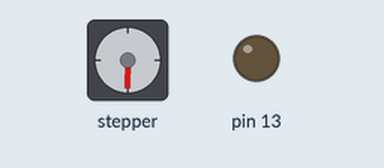
Recording of a sketch running on a simulated Arduino Nano, built with avr-gcc and run on an emulated ATmega328P. Shown: stepper motor, output pins drawn as LEDs (lit = HIGH). Stepper angles assume 200 steps per turn; pins used as bus, display or sensor lines are not drawn.

Above: at 38.8 s.
Timing chart, 0 to 40.0 s (numbered marks = the images above):
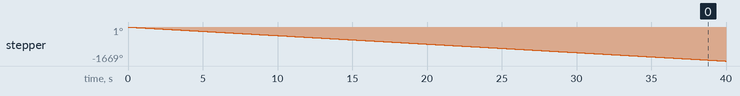

The sketch:

CamSliderV2.ino
```cpp
#include <AccelStepper.h>
#include <SoftwareSerial.h>

#define STEPPER_ENABLE_PIN 8

const int ACCELARATION = 500;  // التسارع
const float MAX_SPEED = 750;

const int yRev = 1700;
const int zRev = 609;

String blValue;

// This is for Nano
AccelStepper yaxis(AccelStepper::DRIVER, 6, 3);
AccelStepper zaxis(AccelStepper::DRIVER, 7, 4);

enum zMovement_enum : int {
  idleZ = 0,
  up = 1,
  down = 2
};
enum yMovement_enum : int {
  idleY = 0,
  rotateLeft = 1,
  rotateRight = 2
};
enum xMovement_enum : int {
  idleX = 0,
  left = 1,
  right = 2
};

struct PacketData {
  xMovement_enum xAxisValue;
  yMovement_enum yAxisValue;
  zMovement_enum zAxisValue;
  int speed;
};

PacketData data;

void setup() {

  pinMode(13, OUTPUT);
  pinMode(STEPPER_ENABLE_PIN, OUTPUT);
  digitalWrite(STEPPER_ENABLE_PIN, HIGH);

  yaxis.setMaxSpeed(MAX_SPEED);
  yaxis.setSpeed(MAX_SPEED / 2);
  yaxis.setAcceleration(ACCELARATION);

  zaxis.setMaxSpeed(MAX_SPEED);
  zaxis.setSpeed(MAX_SPEED / 2);
  zaxis.setAcceleration(ACCELARATION);

  digitalWrite(STEPPER_ENABLE_PIN, LOW);

  Serial.begin(38400);
}

void loop() {

  if (Serial.available() > 0) {
    blValue = Serial.readStringUntil('\n');
    sscanf(blValue.c_str(), "%d,%d,%d,%d",
           &data.xAxisValue,
           &data.yAxisValue,
           &data.zAxisValue,
           &data.speed);

    if (data.zAxisValue == idleZ) {
      zaxis.setSpeed(0);
    } else if (data.zAxisValue == up) {
      zaxis.setSpeed(data.speed);
    } else if (data.zAxisValue == down) {
      zaxis.setSpeed(-data.speed);
    }
  }

  zaxis.runSpeed();
}

bool readStringUntil(String& input, char until_c) {
  while (Serial.available()) {
    char c = Serial.read();
    input += c;
    if (c == until_c) {
      return true;
    }
  }
  return false;
}

void move(long x, long y, long z) {
  // xaxis.move(x);
  yaxis.move(y);
  zaxis.move(z);

  do {
    poll_steppers();
  } while (isMoving());
}
bool isMoving() {
  return (/*xaxis.isRunning() ||*/ yaxis.isRunning() || zaxis.isRunning());
}
void poll_steppers() {
  // xaxis.run();
  yaxis.run();
  zaxis.run();
}
```

Measured:
- by itself, stepper: keeps turning counter-clockwise at about 42°/s
